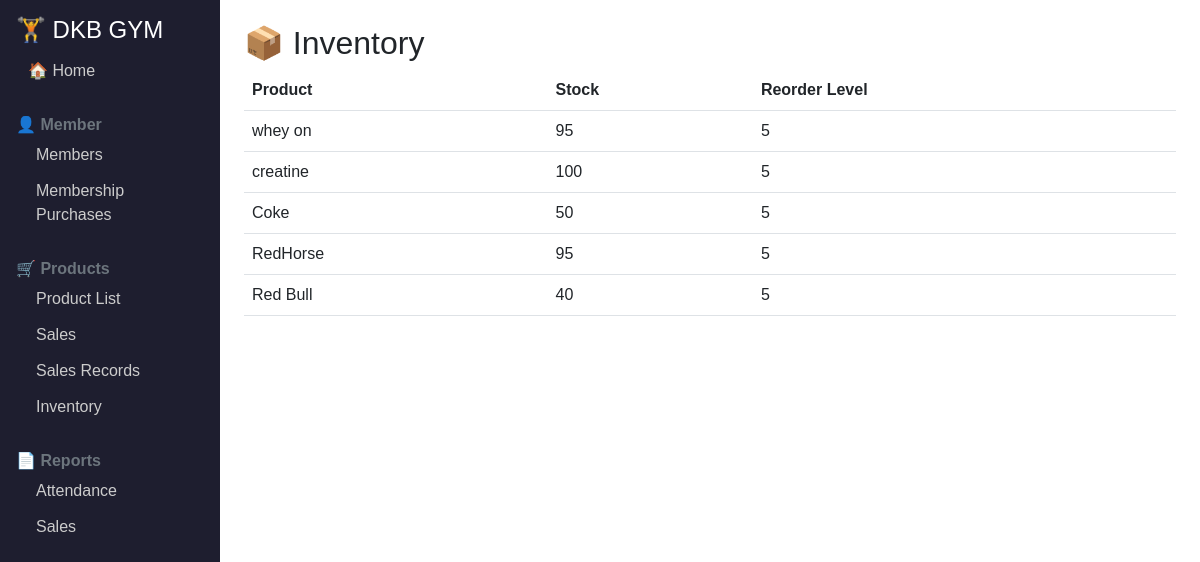
Page /inventory on the committed database.
### tables this page shows
CREATE TABLE products (
        id INTEGER PRIMARY KEY AUTOINCREMENT,
        name TEXT UNIQUE,
        price REAL,
        stock INTEGER
    );

### app.py (the view)
@app.route('/inventory')
def inventory():
    rows = get_db().execute('SELECT name, stock, 5 as reorder FROM products').fetchall()
    return render_template('inventory.html', inventory=rows)

### app.py (called while the page is built)
def get_db():
    if 'db' not in g:
        g.db = sqlite3.connect(DB)
        g.db.row_factory = sqlite3.Row
    return g.db

### templates/inventory.html (shortened to what this page needs)
{% extends 'base.html' %}
{% block content %}
  <h2>📦 Inventory</h2>
  <table class="table">
    <thead><tr>
      <th>Product</th><th>Stock</th><th>Reorder Level</th>
    </tr></thead>
    <tbody>
      {% for i in inventory %}
      <tr>
        <td>{{ i[0] }}</td><td>{{ i[1] }}</td><td>{{ i[2] }}</td>
      </tr>
      {% endfor %}
    </tbody>
  </table>
{% endblock %}

### static/style.css (style rules this page uses)
body { font-family: Arial, sans-serif; }

### rows in the picture
products: name "whey on", stock "95", i "5"
products: name "creatine", stock "100", i "5"
products: name "Coke", stock "50", i "5"
products: name "RedHorse", stock "95", i "5"
products: name "Red Bull", stock "40", id "5"
